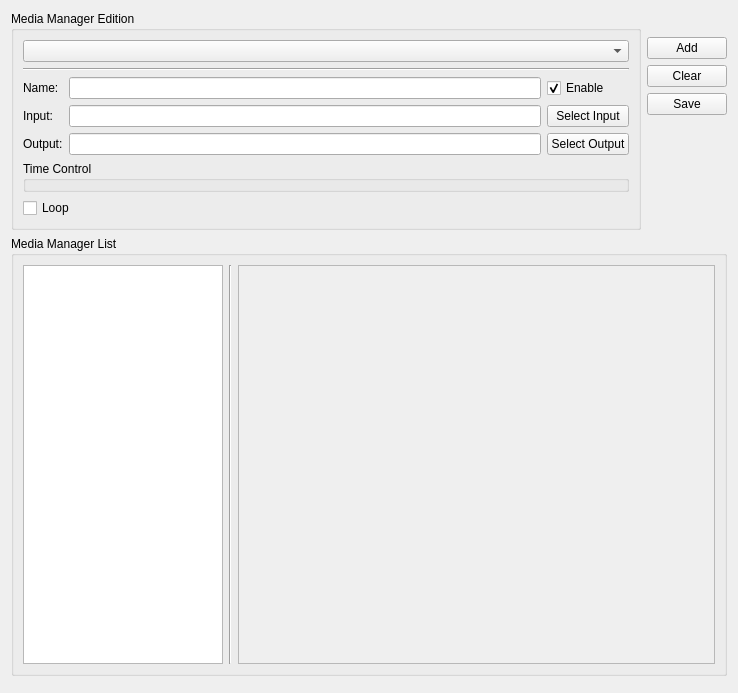
<ui version="4.0" >
 <class>Vlm</class>
 <widget class="QWidget" name="Vlm" >
  <property name="windowModality" >
   <enum>Qt::NonModal</enum>
  </property>
  <property name="geometry" >
   <rect>
    <x>0</x>
    <y>0</y>
    <width>738</width>
    <height>693</height>
   </rect>
  </property>
  <property name="sizePolicy" >
   <sizepolicy vsizetype="Preferred" hsizetype="Preferred" >
    <horstretch>0</horstretch>
    <verstretch>0</verstretch>
   </sizepolicy>
  </property>
  <property name="windowTitle" >
   <string>VLM configurator</string>
  </property>
  <layout class="QGridLayout" >
   <item rowspan="5" row="0" column="0" colspan="3" >
    <widget class="QGroupBox" name="mediaConfBox" >
     <property name="sizePolicy" >
      <sizepolicy vsizetype="MinimumExpanding" hsizetype="Preferred" >
       <horstretch>1</horstretch>
       <verstretch>0</verstretch>
      </sizepolicy>
     </property>
     <property name="title" >
      <string>Media Manager Edition</string>
     </property>
     <layout class="QGridLayout" >
      <item row="0" column="0" colspan="3" >
       <widget class="QComboBox" name="mediaType" >
        <property name="sizePolicy" >
         <sizepolicy vsizetype="Fixed" hsizetype="MinimumExpanding" >
          <horstretch>0</horstretch>
          <verstretch>0</verstretch>
         </sizepolicy>
        </property>
       </widget>
      </item>
      <item row="1" column="0" colspan="3" >
       <widget class="Line" name="line" >
        <property name="orientation" >
         <enum>Qt::Horizontal</enum>
        </property>
       </widget>
      </item>
      <item row="2" column="0" >
       <widget class="QLabel" name="nameLabel" >
        <property name="text" >
         <string>Name:</string>
        </property>
        <property name="buddy" >
         <cstring>nameLedit</cstring>
        </property>
       </widget>
      </item>
      <item row="2" column="1" >
       <widget class="QLineEdit" name="nameLedit" />
      </item>
      <item row="2" column="2" >
       <widget class="QCheckBox" name="enableCheck" >
        <property name="text" >
         <string>Enable</string>
        </property>
        <property name="checked" >
         <bool>true</bool>
        </property>
       </widget>
      </item>
      <item row="3" column="0" >
       <widget class="QLabel" name="inputLabel" >
        <property name="text" >
         <string>Input:</string>
        </property>
        <property name="buddy" >
         <cstring>inputLedit</cstring>
        </property>
       </widget>
      </item>
      <item row="3" column="1" >
       <widget class="QLineEdit" name="inputLedit" />
      </item>
      <item row="3" column="2" >
       <widget class="QPushButton" name="inputButton" >
        <property name="text" >
         <string>Select Input</string>
        </property>
       </widget>
      </item>
      <item row="4" column="0" >
       <widget class="QLabel" name="outputLabel" >
        <property name="text" >
         <string>Output:</string>
        </property>
        <property name="buddy" >
         <cstring>outputLedit</cstring>
        </property>
       </widget>
      </item>
      <item row="4" column="1" >
       <widget class="QLineEdit" name="outputLedit" />
      </item>
      <item row="4" column="2" >
       <widget class="QPushButton" name="outputButton" >
        <property name="text" >
         <string>Select Output</string>
        </property>
       </widget>
      </item>
      <item row="5" column="0" colspan="3" >
       <widget class="QGroupBox" name="schedBox" >
        <property name="title" >
         <string>Time Control</string>
        </property>
       </widget>
      </item>
      <item row="6" column="0" colspan="2" >
       <widget class="QCheckBox" name="loopBCast" >
        <property name="text" >
         <string>Loop</string>
        </property>
       </widget>
      </item>
     </layout>
    </widget>
   </item>
   <item row="0" column="3" >
    <spacer>
     <property name="orientation" >
      <enum>Qt::Vertical</enum>
     </property>
     <property name="sizeType" >
      <enum>QSizePolicy::Fixed</enum>
     </property>
     <property name="sizeHint" stdset="0" >
      <size>
       <width>20</width>
       <height>20</height>
      </size>
     </property>
    </spacer>
   </item>
   <item row="1" column="3" >
    <widget class="QPushButton" name="addButton" >
     <property name="text" >
      <string>Add</string>
     </property>
    </widget>
   </item>
   <item row="2" column="3" >
    <widget class="QPushButton" name="clearButton" >
     <property name="text" >
      <string>Clear</string>
     </property>
    </widget>
   </item>
   <item row="3" column="3" >
    <widget class="QPushButton" name="saveButton" >
     <property name="text" >
      <string>Save</string>
     </property>
    </widget>
   </item>
   <item row="4" column="3" >
    <spacer>
     <property name="orientation" >
      <enum>Qt::Vertical</enum>
     </property>
     <property name="sizeHint" stdset="0" >
      <size>
       <width>80</width>
       <height>81</height>
      </size>
     </property>
    </spacer>
   </item>
   <item row="5" column="0" colspan="4" >
    <widget class="QGroupBox" name="mediaBox" >
     <property name="sizePolicy" >
      <sizepolicy vsizetype="MinimumExpanding" hsizetype="MinimumExpanding" >
       <horstretch>0</horstretch>
       <verstretch>1</verstretch>
      </sizepolicy>
     </property>
     <property name="title" >
      <string>Media Manager List</string>
     </property>
     <layout class="QGridLayout" >
      <item row="0" column="0" >
       <widget class="QListWidget" name="vlmListItem" >
        <property name="sizePolicy" >
         <sizepolicy vsizetype="Preferred" hsizetype="MinimumExpanding" >
          <horstretch>0</horstretch>
          <verstretch>0</verstretch>
         </sizepolicy>
        </property>
        <property name="maximumSize" >
         <size>
          <width>200</width>
          <height>16777215</height>
         </size>
        </property>
       </widget>
      </item>
      <item row="0" column="1" >
       <widget class="Line" name="line_2" >
        <property name="orientation" >
         <enum>Qt::Vertical</enum>
        </property>
       </widget>
      </item>
      <item row="0" column="2" >
       <widget class="QScrollArea" name="vlmItemScroll" >
        <property name="sizePolicy" >
         <sizepolicy vsizetype="Preferred" hsizetype="MinimumExpanding" >
          <horstretch>0</horstretch>
          <verstretch>0</verstretch>
         </sizepolicy>
        </property>
        <property name="minimumSize" >
         <size>
          <width>300</width>
          <height>0</height>
         </size>
        </property>
       </widget>
      </item>
     </layout>
    </widget>
   </item>
   <item row="6" column="2" colspan="2" >
    <widget class="QDialogButtonBox" name="buttonBox" >
     <property name="standardButtons" >
      <set>QDialogButtonBox::NoButton</set>
     </property>
    </widget>
   </item>
  </layout>
 </widget>
 <tabstops>
  <tabstop>mediaType</tabstop>
  <tabstop>nameLedit</tabstop>
  <tabstop>enableCheck</tabstop>
  <tabstop>inputLedit</tabstop>
  <tabstop>inputButton</tabstop>
  <tabstop>outputLedit</tabstop>
  <tabstop>outputButton</tabstop>
  <tabstop>addButton</tabstop>
  <tabstop>clearButton</tabstop>
  <tabstop>saveButton</tabstop>
  <tabstop>loopBCast</tabstop>
  <tabstop>vlmListItem</tabstop>
  <tabstop>vlmItemScroll</tabstop>
  <tabstop>buttonBox</tabstop>
 </tabstops>
 <resources/>
 <connections/>
</ui>
